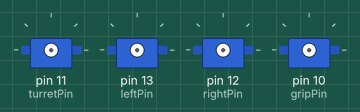
This sketch was run on a simulated Arduino Uno, built with avr-gcc and run on an emulated ATmega328P. On the bench: 4 × servo.

Above: at 0.1 s.
At 3.1 s:
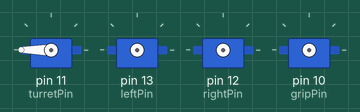
At 7.1 s:
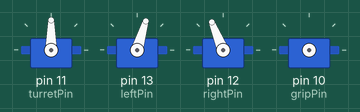
At 15.1 s:
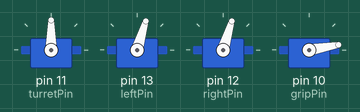
At 26.1 s:
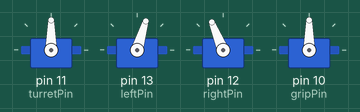
At 36.1 s:
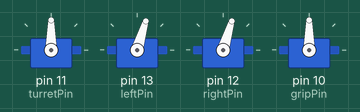
Timing chart, 0 to 40.0 s (numbered marks = the images above):
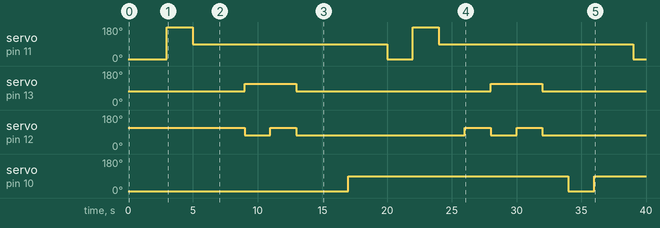

The sketch:

rover_controller_clean.ino
```cpp
//This is the main controller program for the Venus rovers
//Group 12
//Cameron Weibel

//Included libraries
#include <Servo.h>

//Servo declarations used on the rover
Servo servoLeft;
Servo servoRight;
Servo servoTurret;
Servo servoGrip;

//Pin assignments for hardware components
int turretPin = 11;
int leftPin = 13;
int rightPin = 12;
int gripPin = 10;

// Built-in initialization block
void setup()
{
  //Sets the baud rate for transmission
  Serial.begin(9600);
}

//Loop must be present, otherwise program wll not run
void loop(){
  //Test run
  delay(1000);
  lookRight();
  delay(1000);
  lookLeft();
  delay(1000);
  lookStraight();
  delay(1000);

  forward(2000);
  backward(2000);
  right(2000);
  left(2000);

  gripClose();
  gripOpen();
}

//STEERING
//The methods below that control steering, drive for a specified duration time
void left(int time)
{
 maneuver(-200,200,time);
}

void right(int time)
{
 maneuver(200,-200,time);
}

void forward(int time)
{
 maneuver(-200,-200,time);
}

void backward(int time)
{
 maneuver(200,200,time);
}

//Servo driver for the steering
void maneuver(int speedLeft, int speedRight, int msTime)
{
  //Attach both servos to their pins
  servoLeft.attach(leftPin);
  servoRight.attach(rightPin);

  // speedLeft, speedRight ranges: Backward(-200)  Linear(-100)  Stop(0)  Linear(100)   Forward(200)
  // Set right and left servo speed
  servoLeft.writeMicroseconds(1500 + speedLeft);
  servoRight.writeMicroseconds(1500 - speedRight);

  // Delay for msTime
  delay(msTime);

  //Detach components to avoid mis-writes
  servoLeft.detach();
  servoRight.detach();
}

//GRIPPING
//Opens and closes gripper a certain degree and delays for msTime
void gripper(int degree, int msTime)
{
  //Attach gripper servo to its pin
  servoGrip.attach(gripPin);

  //Rotate the servo a certain degree, which corresponds to open(90) and closed(20)
  servoGrip.write(degree);

  // Delay for msTime
  delay(msTime);

  //Detach gripper servo to avoid mis-writes
  servoGrip.detach();

}

//Opens/closes the gripper
void gripOpen(){
  gripper(90,2000);
}

void gripClose(){
  gripper(10,2000);
}

//LOOKING LEFT AND RIGHT
void lookRight()
{
  //Attaches turret to its pin
  servoTurret.attach(turretPin);


  // Set servo degree
  servoTurret.write(10);

  // Delay for msTime
  delay(1000);

  //Detach turret servo to avoid mis-writes
  servoTurret.detach();
}

void lookLeft()
{
  //Attaches turret to its pin
  servoTurret.attach(turretPin);

  // Set servo degree
  servoTurret.write(180);   // Set servo speed

  // Delay for msTime
  delay(1000);

  //Detach turret servo to avoid mis-writes
  servoTurret.detach();
}

void lookStraight()
{
  //Attaches turret to its pin
  servoTurret.attach(turretPin);

  // Set servo degree
  servoTurret.write(90);

  // Delay for msTime
  delay(1000);

  //Detach turret servo to avoid mis-writes
  servoTurret.detach();
}
```

Measured:
- by itself, servo on pin 11 (turretPin): 10° → 180° at 3.0 s, → 90° 2.0 s later, → 10° 15.0 s later, → 180° 2.0 s later, … (6 changes in this stretch)
- by itself, servo on pin 13 (leftPin): alternates 112° for 4.0 s and 73° for 15.0 s
- by itself, servo on pin 12 (rightPin): goes 73° 2.0 s, 112° 2.0 s, 73° 13.0 s, 112° 2.0 s, 73° 2.0 s, 112° 2.0 s, then 73°
- by itself, servo on pin 10 (gripPin): 10° → 90° at 17.0 s, → 10° 17.0 s later, → 90° 2.0 s later
